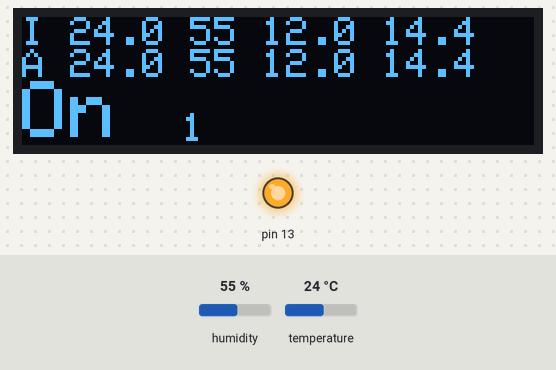
The program below on a simulated Arduino Nano, built with avr-gcc and run on an emulated ATmega328P. Parts: 128×32 one-colour display, output pins drawn as LEDs (lit = HIGH). The test bench sets the inputs (shaded band); at power-on: humidity 55 %, temperature 24 °C. What the program prints to the serial monitor is not drawn.

Above: at 1.2 s.
1.3 s: humidity set to 73 %
At 2.7 s:
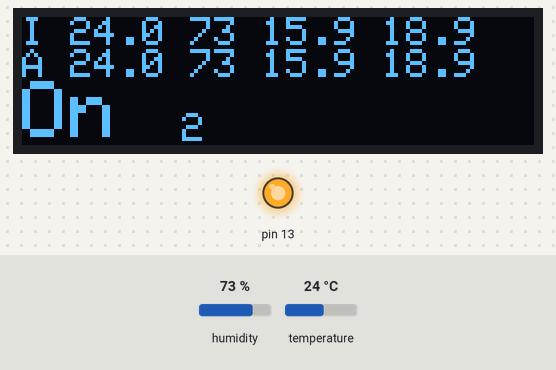
5.6 s: humidity set to 76 %
At 6.6 s:
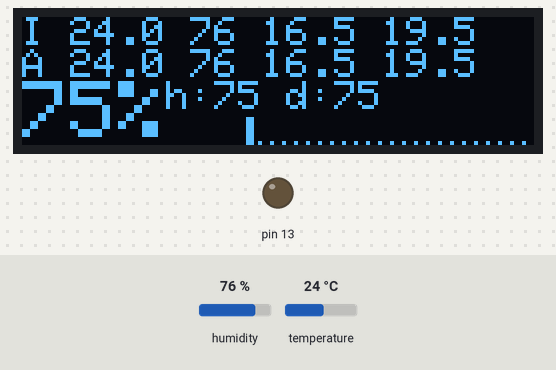
11.0 s: temperature set to 22.9 °C
At 12.6 s:
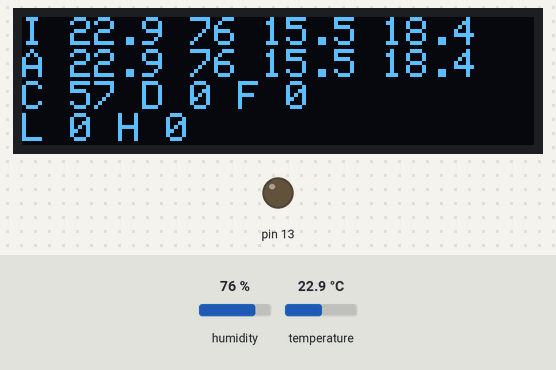
16.4 s: temperature set to 21.6 °C
At 19.0 s:
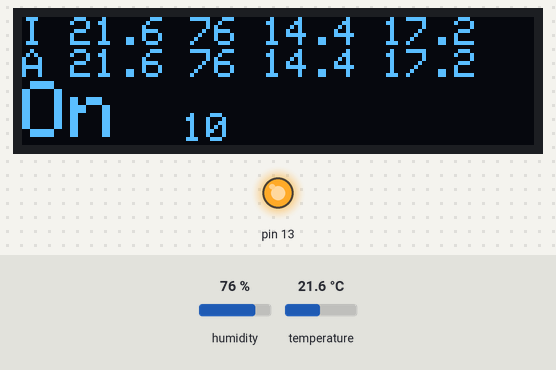
19.9 s: humidity set to 78 %
At 21.8 s:
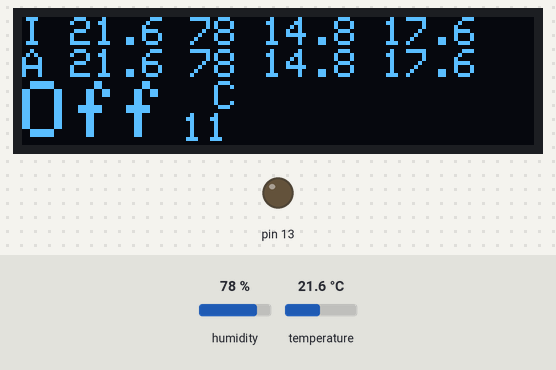
23.9 s: temperature set to 12 °C
At 29.7 s:
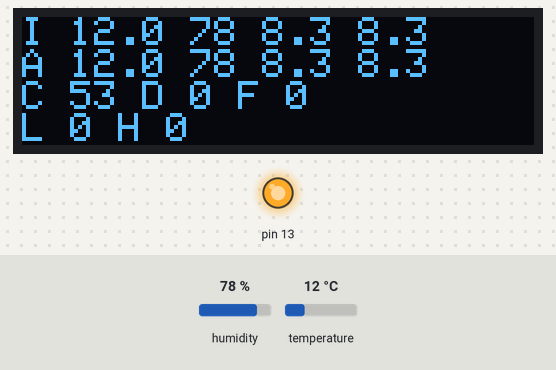
Timing chart, 0 to 31.2 s (numbered marks = the images above; inputs shaded):
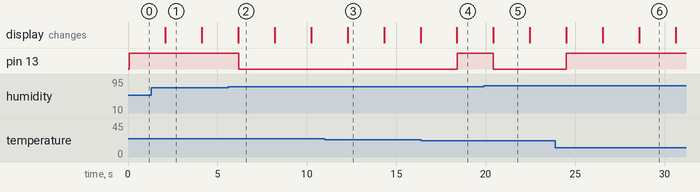

Measured:
- the behaviour switches between 74 and 75 % on humidity (found by bisection; images 1 and 2)
- the behaviour switches between 22.2 and 22.1 °C on temperature (found by bisection; images 3 and 4)
- the behaviour switches between 76 and 77 % on humidity (found by bisection; images 4 and 5)
- after the input at 5.6 s, pin 13: HIGH → LOW after 0.58 s; the display: changes after 0.57 s (image 2)
- after the input at 16.4 s, pin 13: LOW → HIGH after 2.0 s; the display: changes after 2.0 s (image 4)
- after the input at 19.9 s, pin 13: HIGH → LOW after 0.53 s; the display: changes after 0.53 s (image 5)
- after the input at 23.9 s, pin 13: LOW → HIGH after 0.61 s

The program:

main.cpp
```cpp
#include <Arduino.h>


#include <Adafruit_SleepyDog.h>


#include <Wire.h>
#include <SPI.h>
#include <Adafruit_Sensor.h>
#include <Adafruit_BME280.h>

Adafruit_BME280 bme1,bme2; // I2C

#include <SPI.h>
#include <Wire.h>
#include <Adafruit_GFX.h>
#include <Adafruit_SSD1306.h>

Adafruit_SSD1306 display(128, 32, &Wire, -1);

//------------------------------------------------------------------------------

void setup() {
  int countdownMS = Watchdog.enable(4000);


  Serial.begin(115200);
  // SSD1306_SWITCHCAPVCC = generate display voltage from 3.3V internally
  if (!display.begin(SSD1306_SWITCHCAPVCC, 0x3C)) { // Address 0x3C for 128x32
    Serial.println(F("SSD1306 allocation failed"));
  }

  // default settings
  // (you can also pass in a Wire library object like &Wire2)
  if(!bme1.begin(0x76)) {
      Serial.println("Could not find a valid internal BME280 sensor, check wiring!");
  }
  if(!bme2.begin(0x77)) {
      Serial.println("Could not find a valid external BME280 sensor, check wiring!");
  }

  Serial.println("Hello World!");
  pinMode(13, OUTPUT);
}
//------------------------------------------------------------------------------

double dewPointFast(double celsius, double humidity)
{
  double a = 17.271;
  double b = 237.7;
  double temp = (a * celsius) / (b + celsius) + log(humidity * 0.01);
  double Td = (b * temp) / (a - temp);
  return Td;
}

double absHum(double celsius, double humidity)
{
  return 6.112 * pow(2.71828, (17.67 * celsius) / (celsius + 243.5)) * humidity * 18.02 / ( (273.15 + celsius) * 100 * 0.08314);
}

float Ta, rHa, Tpa, Hi;

float Ti, rHi, Tpi, Ha;

float Tsh = 20, Tsl = 15;

typedef struct {
  unsigned int p: 1, u: 1, w: 1, c: 1, f: 1;

  unsigned long kondensation:32;
  unsigned long trocknen:32;
  unsigned long waermen:32;
  unsigned long kuehlen:32;
  unsigned long fail:32;
  unsigned long duty:32;
  unsigned long zyklen:32;
} debug;
debug d;


bool fan = false;

#define HOUR (60*60/2)
//#define HOUR (10)

unsigned short duty_h[24] =
{ 0, 0, 0, 0, 0, 0, 0, 0,
  0, 0, 0, 0, 0, 0, 0, 0,
  0, 0, 0, 0, 0, 0, 0, 0
};
//{0, 100, 200, 300, 400, 500, 600, 700, 800, 900, 1000, 1100, 1200, 1300, 1400, 1500, 1600, 1700, 1800, 1600, 1400, 1200, 1000, 800};

static unsigned char last_hour = 0;
float get_duty(unsigned i) {
  float a = duty_h[i % 24];
  if (i == last_hour) a /= min(d.zyklen, HOUR);
  else a /= HOUR;
  return a;
}
float duty24h() {
  float r = 0;
  for (int i = 0; i < 24; i++) {
    r += get_duty(i);
  }
  return r / min(d.zyklen/HOUR+1, 24);
}

void update_duty(bool fan) {
  d.zyklen++;

  unsigned hour = (d.zyklen / (HOUR)) % 24;
  if (hour != last_hour) {
    duty_h[hour] = 0;
  }
  last_hour = hour;

  duty_h[hour] += fan;
  d.duty += fan;
}

bool update_aussen() {
  float t, h;
  t = bme2.readTemperature();
  h = bme2.readHumidity();
  if (t < -100 || h >= 100) return false;
  Ta = t; rHa = h;
  Tpa = dewPointFast(Ta, rHa);
  Ha = absHum(Ta, rHa);
  return true;
}

bool update_innen() {
  float t, h;
  t = bme1.readTemperature();
  h = bme1.readHumidity();
  if (t < -100 || h >= 100) return false;
  Ti = t; rHi = h;
  Tpi = dewPointFast(Ti, rHi);
  Hi = absHum(Ti, rHi);
  return true;
}

void show_info() {
  display.clearDisplay();

  display.setTextSize(1);             // Normal 1:1 pixel scale
  display.setTextColor(WHITE);        // Draw white text
  display.setCursor(0, 0);            // Start at top-left corner
  display.print("I ");
  display.print((float) Ti, 1);
  display.print(" ");
  display.print((float) rHi, 0);
  display.print(" ");
  display.print((float) Hi, 1);
  display.print(" ");
  display.print((float) Tpi, 1);
  display.println("");

  display.print("A ");
  display.print((float) Ta, 1);
  display.print(" ");
  display.print((float) rHa, 0);
  display.print(" ");
  display.print((float) Ha, 1);
  display.print(" ");
  display.print((float) Tpa, 1);
  display.println("");

  switch ((d.zyklen / 3) % 3) {
    case 0:

      display.setTextSize(2);
      display.print(fan ? "On  " : "Off ");

      display.setTextSize(1);
      display.print(d.p ? "C" : "");
      display.print(d.u ? "D" : "");
      display.print(d.w ? "L" : "");
      display.print(d.c ? "H" : "");
      display.print(" ");
      display.print(d.f ? "F" : "");
      display.setCursor(40, 24);
      display.print(d.zyklen);
      break;
    case 1:

      display.setTextSize(2);
      display.print((float)(100.0 * d.duty / d.zyklen), 0);
      display.print("%");
      display.setTextSize(1);
      display.print("h:");
      display.print((float)100 * get_duty(0), 0);
      display.print(" d:");
      display.print((float)100 * duty24h(), 0);

      // 56 - 128 24-32
      for (int i = 0; i < 24; i++)  {
        float dt = get_duty(((24 + last_hour - i) % 24));
        display.fillRect(56 + 3 * i, 31 - 7 * dt , dt ? 2 : 1, dt ? 8 : 1, WHITE);
      }

      break;
    case 2:
      display.setTextSize(1);
      display.print("C "); display.print((int)(100.0 * d.kondensation / d.zyklen));
      display.print(" D "); display.print((int)(100.0 * d.trocknen / d.zyklen));
      display.print(" F "); display.print((int)(100.0 * d.fail / d.zyklen));
      display.println("");

      display.print("L "); display.print((int)(100.0 * d.waermen / d.zyklen));
      display.print(" H "); display.print((int)(100.0 * d.kuehlen / d.zyklen));

      display.println("");
      break;
  }


  display.display();


  Serial.print((float) Ti);
  Serial.print(" ");
  Serial.print((float) rHi);
  Serial.print(" ");
  Serial.print((float) Hi);
  Serial.print(" ");
  Serial.print((float) Tpi);
  Serial.print(" ");
  Serial.print((float) Ta);
  Serial.print(" ");
  Serial.print((float) rHa);
  Serial.print(" ");
  Serial.print((float) Ha);
  Serial.print(" ");
  Serial.print((float) Tpa);
  Serial.print(" "); Serial.print((float)fan * 100);
  Serial.print(" "); Serial.print((float)(100.0 * d.kondensation / d.zyklen));
  Serial.print(" "); Serial.print((float)(100.0 * d.trocknen / d.zyklen));
  Serial.print(" "); Serial.print((float)(100.0 * d.waermen / d.zyklen));
  Serial.print(" "); Serial.print((float)(100.0 * d.kuehlen / d.zyklen));
  Serial.print(" "); Serial.print((float)(100.0 * d.fail / d.zyklen));
  Serial.print(" "); Serial.print((float)(100.0 * d.duty / d.zyklen));
  Serial.print(" "); Serial.print((float)100.0 * duty24h());

  Serial.print(" "); Serial.print(abs((int)(
                                        d.zyklen % 200) - 100));


  Serial.println("");

}


void decide() {
  // innen nicht kondensieren:
  d.p = d.u = d.w = d.c = 0;
  if (d.p = (Tpa > Ti * 0.8)) goto no_fan;
  // nur trocknen:
  if (d.u = (Ha > Hi * 1.25)) goto no_fan;
  // zu kalt, aber aussen nicht waermer
  if (d.w = (Ti < Tsl && Ta < Ti)) {
    if (Ta < 0 && (duty24h() > 0.01 || get_duty(0) > 0.01)) goto no_fan;
    if (Ta < 5 && (duty24h() > 0.05 || get_duty(0) > 0.05)) goto no_fan;
    if ((duty24h() > 0.10 || get_duty(0) > 0.10)) goto no_fan;
  }
  // zu warm, aber aussen nicht kaelter
  if (d.c = (Ti > Tsh && Ta > Ti)) goto no_fan;

fan_on:
  fan = true;
  return;
no_fan:
  fan = false;
  return;
}

void update_fan() {

  digitalWrite(13, fan ? HIGH : LOW);
}

void force_fan(byte seconds) {

  digitalWrite(13, HIGH);
  delay(seconds * 1000);
  update_fan();
}

void loop() {
  Watchdog.reset();
  //if(!fan) {
  //force_fan(10);
  //}
  if (update_aussen() & update_innen())  {
    decide();
    d.kondensation += d.p;
    d.trocknen += d.u;
    d.waermen += d.w;
    d.kuehlen += d.c;
    d.f = 0;
  } else {
    fan = false;
    d.f = 1;
    d.fail += 1;
    if (d.fail > 0.1 * d.zyklen) {
      Serial.println("more than 10% read errors - resetting");
      for (;;);
    }
  }

  update_duty(fan);

  show_info();

  update_fan();
  //if(fan) {
  //  // DHT22 sampling rate is 0.5HZ.
  //  delay(2500);
  //} else {
  //  oled.println("sleeping");
  //  delay(10000);
  //}
  delay(2000);


}
```
